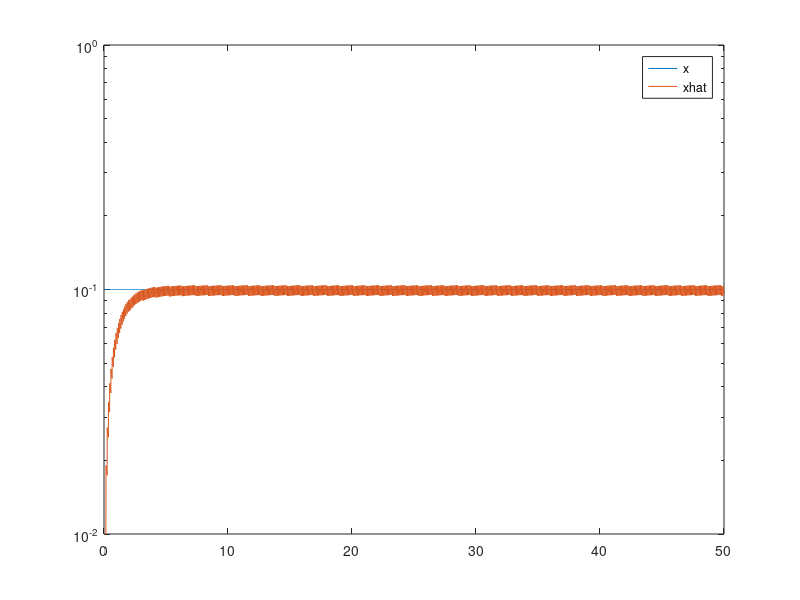
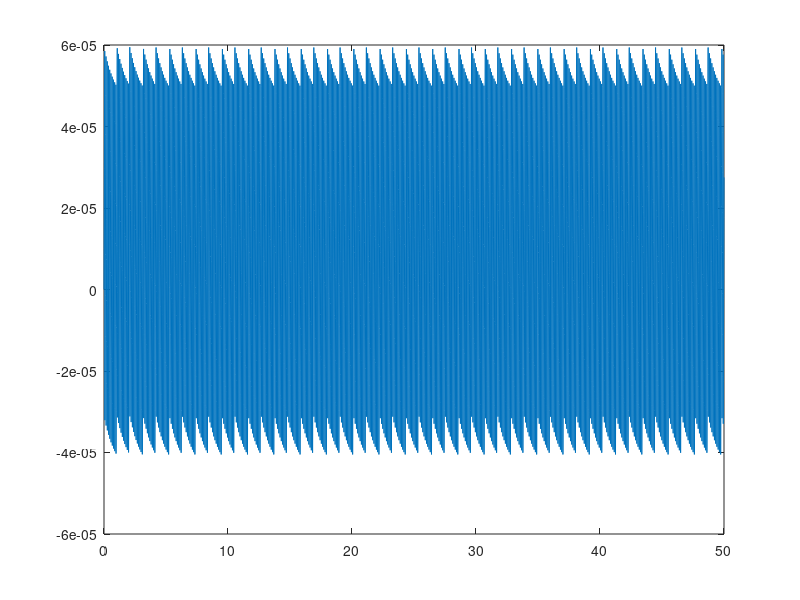
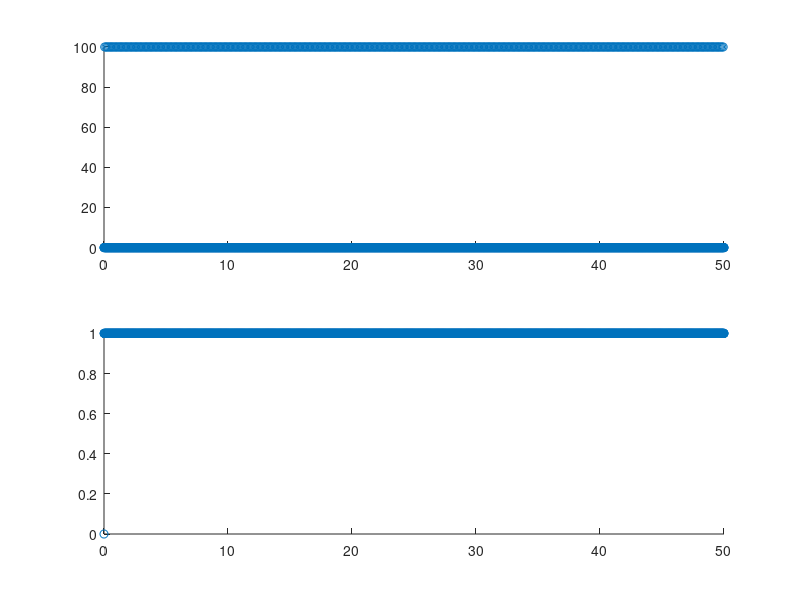

Here is the MATLAB script that generated these plots, in order:
%% Input signal and shared parameters

% simulation time (in mseconds)
T = 50;
% step size
stepsize = 0.01; % 0.1 msecs
% number of time points
N = (T/stepsize)+1;
% time input
t = 0:stepsize:T;

% constant input
x = ones(N, 1) * 0.1;
xp = zeros(N, 1);

%% Single neuron case

% output weight
w = 0.01;

% spike train
o = zeros(N,1);
o2 = zeros(N, 1);

% v(t)
V = zeros(N,1);
V2 = zeros(N, 1);

% xhat(t) (prediction)
xhat = zeros(N,1);
xhat2 = zeros(N,1);

for i = 2:N
    % membrane voltage update equation (Eqn. 4)
    dv = -V(i-1) + w*(x(i-1) + xp(i-1)) - w^2*o(i-1);
    V(i) = V(i-1) + (stepsize * dv);
    
    if V(i) > w^2/2
        o(i) = (1 / stepsize);
    end
    
    % alternative membrane voltage equation
    % gives pretty much the same results with the above voltage update
    V2(i) = w*(x(i-1) - xhat2(i-1)); 
    
    if (V2(i)/stepsize) > w^2/2
        o2(i) = 1;
    end
    
    % prediction from the first way of calculating voltage
    % xhat(i) = exp(-t(i)) * (stepsize * (w * (exp(t(1:i)) * o(1:i))));
    dxh = -xhat(i-1) + w*o(i);
    xhat(i) = xhat(i-1) + (stepsize * dxh);
    % xhat(i) = x(i) - (V(i)/w);
    % prediction from the second way of calculating voltage
    xhat2(i) = exp(-t(i)) * (stepsize * (w * (exp(t(1:i)) * o2(1:i))));
    
end


figure(1)
%plot(t, x)
%plot(t, xhat)
semilogy(t, x);
hold on
semilogy(t, xhat);
axis([0 T 1e-2 1]);
%plot(t, V)
% plot(t, xhat2)
legend('x', 'xhat')

figure(2)
plot(t, V);

figure(3)
subplot(2, 1, 1)
scatter(t, o)
subplot(2, 1, 2)
scatter(t, o2)
